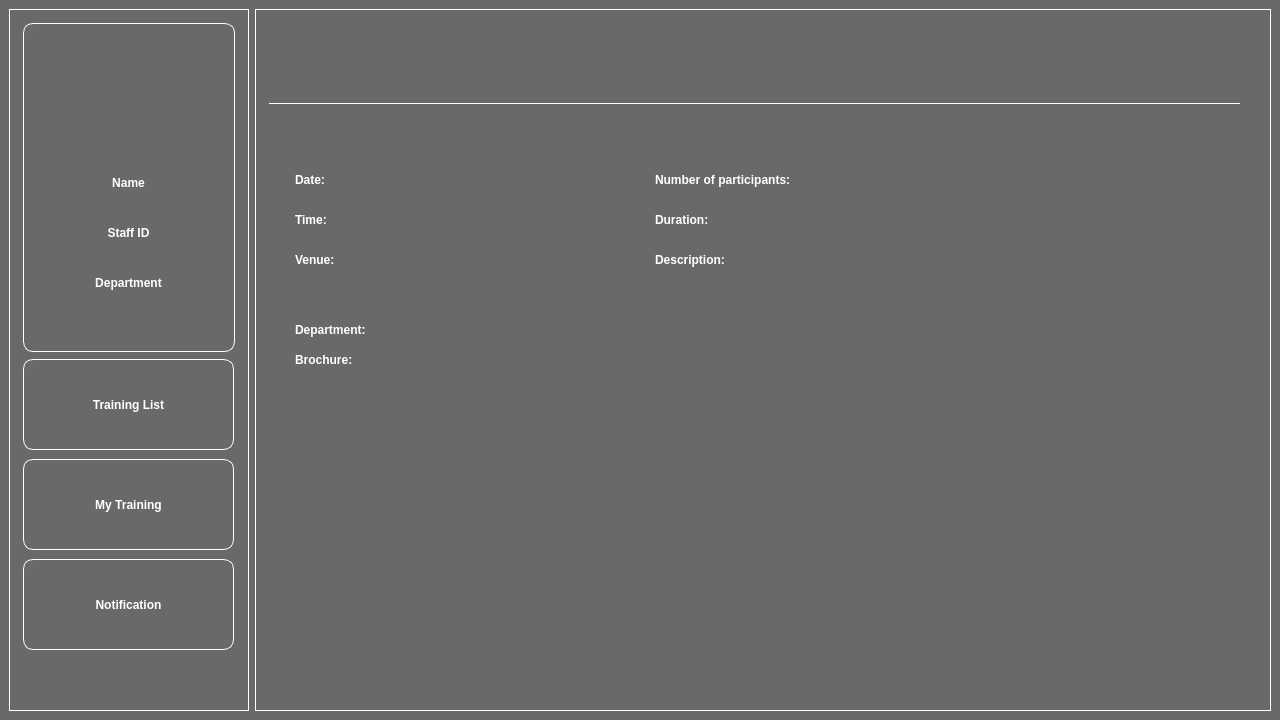
<?xml version="1.0" encoding="UTF-8"?>
<ui version="4.0">
 <class>MainWindow</class>
 <widget class="QMainWindow" name="MainWindow">
  <property name="geometry">
   <rect>
    <x>0</x>
    <y>0</y>
    <width>1280</width>
    <height>720</height>
   </rect>
  </property>
  <property name="minimumSize">
   <size>
    <width>1280</width>
    <height>720</height>
   </size>
  </property>
  <property name="maximumSize">
   <size>
    <width>1280</width>
    <height>720</height>
   </size>
  </property>
  <property name="windowTitle">
   <string>MainWindow</string>
  </property>
  <property name="styleSheet">
   <string notr="true">background-color: #696969;</string>
  </property>
  <widget class="QWidget" name="centralwidget">
   <property name="minimumSize">
    <size>
     <width>1280</width>
     <height>720</height>
    </size>
   </property>
   <property name="maximumSize">
    <size>
     <width>1280</width>
     <height>720</height>
    </size>
   </property>
   <property name="autoFillBackground">
    <bool>false</bool>
   </property>
   <layout class="QHBoxLayout" name="horizontalLayout">
    <item>
     <widget class="QFrame" name="side_frame">
      <property name="minimumSize">
       <size>
        <width>240</width>
        <height>0</height>
       </size>
      </property>
      <property name="maximumSize">
       <size>
        <width>240</width>
        <height>16777215</height>
       </size>
      </property>
      <property name="styleSheet">
       <string notr="true">border: 1px solid white;</string>
      </property>
      <property name="frameShape">
       <enum>QFrame::StyledPanel</enum>
      </property>
      <property name="frameShadow">
       <enum>QFrame::Raised</enum>
      </property>
      <widget class="QFrame" name="profile_frame">
       <property name="geometry">
        <rect>
         <x>14</x>
         <y>14</y>
         <width>212</width>
         <height>329</height>
        </rect>
       </property>
       <property name="styleSheet">
        <string notr="true">border-radius: 10px;</string>
       </property>
       <property name="frameShape">
        <enum>QFrame::StyledPanel</enum>
       </property>
       <property name="frameShadow">
        <enum>QFrame::Raised</enum>
       </property>
       <widget class="QPushButton" name="profile_button">
        <property name="geometry">
         <rect>
          <x>63</x>
          <y>40</y>
          <width>90</width>
          <height>90</height>
         </rect>
        </property>
        <property name="sizePolicy">
         <sizepolicy hsizetype="Minimum" vsizetype="Fixed">
          <horstretch>0</horstretch>
          <verstretch>0</verstretch>
         </sizepolicy>
        </property>
        <property name="minimumSize">
         <size>
          <width>90</width>
          <height>90</height>
         </size>
        </property>
        <property name="maximumSize">
         <size>
          <width>90</width>
          <height>90</height>
         </size>
        </property>
        <property name="styleSheet">
         <string notr="true">border: none;
border-radius: 50%;
</string>
        </property>
        <property name="text">
         <string/>
        </property>
        <property name="icon">
         <iconset>
          <normaloff>profile.png</normaloff>profile.png</iconset>
        </property>
        <property name="iconSize">
         <size>
          <width>90</width>
          <height>90</height>
         </size>
        </property>
       </widget>
       <widget class="QLabel" name="name_label">
        <property name="geometry">
         <rect>
          <x>10</x>
          <y>150</y>
          <width>191</width>
          <height>20</height>
         </rect>
        </property>
        <property name="layoutDirection">
         <enum>Qt::LeftToRight</enum>
        </property>
        <property name="styleSheet">
         <string notr="true">border: none;
color: white;
font-weight: bold;
</string>
        </property>
        <property name="text">
         <string>Name</string>
        </property>
        <property name="alignment">
         <set>Qt::AlignCenter</set>
        </property>
       </widget>
       <widget class="QLabel" name="staff_id_label">
        <property name="geometry">
         <rect>
          <x>10</x>
          <y>200</y>
          <width>191</width>
          <height>20</height>
         </rect>
        </property>
        <property name="styleSheet">
         <string notr="true">border: none;
color: white;
font-weight: bold;</string>
        </property>
        <property name="text">
         <string>Staff ID</string>
        </property>
        <property name="alignment">
         <set>Qt::AlignCenter</set>
        </property>
       </widget>
       <widget class="QLabel" name="department_label">
        <property name="geometry">
         <rect>
          <x>10</x>
          <y>250</y>
          <width>191</width>
          <height>20</height>
         </rect>
        </property>
        <property name="styleSheet">
         <string notr="true">border: none;
color: white;
font-weight: bold;</string>
        </property>
        <property name="text">
         <string>Department</string>
        </property>
        <property name="alignment">
         <set>Qt::AlignCenter</set>
        </property>
       </widget>
       <widget class="QLabel" name="name_db">
        <property name="geometry">
         <rect>
          <x>10</x>
          <y>170</y>
          <width>191</width>
          <height>20</height>
         </rect>
        </property>
        <property name="styleSheet">
         <string notr="true">border: none;
color: white;</string>
        </property>
        <property name="text">
         <string/>
        </property>
        <property name="alignment">
         <set>Qt::AlignCenter</set>
        </property>
       </widget>
       <widget class="QLabel" name="id_db">
        <property name="geometry">
         <rect>
          <x>10</x>
          <y>220</y>
          <width>191</width>
          <height>20</height>
         </rect>
        </property>
        <property name="styleSheet">
         <string notr="true">border: none;
color: white;</string>
        </property>
        <property name="text">
         <string/>
        </property>
        <property name="alignment">
         <set>Qt::AlignCenter</set>
        </property>
       </widget>
       <widget class="QLabel" name="department_db">
        <property name="geometry">
         <rect>
          <x>10</x>
          <y>270</y>
          <width>191</width>
          <height>20</height>
         </rect>
        </property>
        <property name="styleSheet">
         <string notr="true">border: none;
color: white;</string>
        </property>
        <property name="text">
         <string/>
        </property>
        <property name="alignment">
         <set>Qt::AlignCenter</set>
        </property>
       </widget>
      </widget>
      <widget class="QPushButton" name="my_training_button">
       <property name="geometry">
        <rect>
         <x>14</x>
         <y>450</y>
         <width>211</width>
         <height>91</height>
        </rect>
       </property>
       <property name="styleSheet">
        <string notr="true">color: white;
font-weight: bold;
border-radius: 10px;</string>
       </property>
       <property name="text">
        <string>My Training</string>
       </property>
      </widget>
      <widget class="QPushButton" name="list_button">
       <property name="geometry">
        <rect>
         <x>14</x>
         <y>350</y>
         <width>211</width>
         <height>91</height>
        </rect>
       </property>
       <property name="styleSheet">
        <string notr="true">color: white;
font-weight: bold;
border-radius: 10px;</string>
       </property>
       <property name="text">
        <string>Training List</string>
       </property>
      </widget>
      <widget class="QPushButton" name="notification_button">
       <property name="geometry">
        <rect>
         <x>14</x>
         <y>550</y>
         <width>211</width>
         <height>91</height>
        </rect>
       </property>
       <property name="styleSheet">
        <string notr="true">color: white;
font-weight: bold;
border-radius: 10px;</string>
       </property>
       <property name="text">
        <string>Notification</string>
       </property>
      </widget>
      <widget class="QPushButton" name="logout_button">
       <property name="geometry">
        <rect>
         <x>14</x>
         <y>650</y>
         <width>51</width>
         <height>41</height>
        </rect>
       </property>
       <property name="styleSheet">
        <string notr="true">border: none;
border-radius: 50%;</string>
       </property>
       <property name="text">
        <string/>
       </property>
       <property name="icon">
        <iconset>
         <normaloff>logout.png</normaloff>logout.png</iconset>
       </property>
       <property name="iconSize">
        <size>
         <width>45</width>
         <height>45</height>
        </size>
       </property>
      </widget>
      <widget class="QLabel" name="notification_menu_dot">
       <property name="geometry">
        <rect>
         <x>170</x>
         <y>570</y>
         <width>21</width>
         <height>21</height>
        </rect>
       </property>
       <property name="styleSheet">
        <string notr="true">border: none;</string>
       </property>
       <property name="text">
        <string/>
       </property>
       <property name="scaledContents">
        <bool>true</bool>
       </property>
      </widget>
     </widget>
    </item>
    <item>
     <widget class="QFrame" name="main_frame">
      <property name="styleSheet">
       <string notr="true">border: 1px solid white;</string>
      </property>
      <property name="frameShape">
       <enum>QFrame::StyledPanel</enum>
      </property>
      <property name="frameShadow">
       <enum>QFrame::Raised</enum>
      </property>
      <widget class="QLabel" name="header">
       <property name="geometry">
        <rect>
         <x>14</x>
         <y>14</y>
         <width>971</width>
         <height>81</height>
        </rect>
       </property>
       <property name="sizePolicy">
        <sizepolicy hsizetype="Preferred" vsizetype="Preferred">
         <horstretch>0</horstretch>
         <verstretch>0</verstretch>
        </sizepolicy>
       </property>
       <property name="font">
        <font>
         <pointsize>22</pointsize>
         <weight>75</weight>
         <bold>true</bold>
        </font>
       </property>
       <property name="styleSheet">
        <string notr="true">border: none;
border-bottom: 1px solid white;
color: white;
font-weight: bold;
</string>
       </property>
       <property name="text">
        <string/>
       </property>
      </widget>
      <widget class="QLabel" name="brochure_label">
       <property name="geometry">
        <rect>
         <x>40</x>
         <y>340</y>
         <width>91</width>
         <height>21</height>
        </rect>
       </property>
       <property name="font">
        <font>
         <pointsize>9</pointsize>
         <weight>75</weight>
         <bold>true</bold>
         <underline>false</underline>
        </font>
       </property>
       <property name="styleSheet">
        <string notr="true">color: white;
border: none;</string>
       </property>
       <property name="text">
        <string>Brochure:</string>
       </property>
      </widget>
      <widget class="QLabel" name="duration_label">
       <property name="geometry">
        <rect>
         <x>400</x>
         <y>200</y>
         <width>91</width>
         <height>21</height>
        </rect>
       </property>
       <property name="font">
        <font>
         <pointsize>9</pointsize>
         <weight>75</weight>
         <bold>true</bold>
         <underline>false</underline>
        </font>
       </property>
       <property name="styleSheet">
        <string notr="true">color: white;
border: none;</string>
       </property>
       <property name="text">
        <string>Duration:</string>
       </property>
      </widget>
      <widget class="QLabel" name="description_db">
       <property name="geometry">
        <rect>
         <x>540</x>
         <y>240</y>
         <width>411</width>
         <height>351</height>
        </rect>
       </property>
       <property name="font">
        <font>
         <pointsize>9</pointsize>
         <weight>50</weight>
         <bold>false</bold>
         <underline>false</underline>
        </font>
       </property>
       <property name="styleSheet">
        <string notr="true">color: white;
border: none;</string>
       </property>
       <property name="text">
        <string/>
       </property>
       <property name="alignment">
        <set>Qt::AlignLeading|Qt::AlignLeft|Qt::AlignTop</set>
       </property>
       <property name="wordWrap">
        <bool>true</bool>
       </property>
      </widget>
      <widget class="QLabel" name="venue_label">
       <property name="geometry">
        <rect>
         <x>40</x>
         <y>240</y>
         <width>71</width>
         <height>21</height>
        </rect>
       </property>
       <property name="font">
        <font>
         <pointsize>9</pointsize>
         <weight>75</weight>
         <bold>true</bold>
         <underline>false</underline>
        </font>
       </property>
       <property name="styleSheet">
        <string notr="true">color: white;
border: none;</string>
       </property>
       <property name="text">
        <string>Venue:</string>
       </property>
      </widget>
      <widget class="QLabel" name="time_db">
       <property name="geometry">
        <rect>
         <x>110</x>
         <y>200</y>
         <width>51</width>
         <height>21</height>
        </rect>
       </property>
       <property name="font">
        <font>
         <pointsize>9</pointsize>
         <weight>50</weight>
         <bold>false</bold>
         <underline>false</underline>
        </font>
       </property>
       <property name="styleSheet">
        <string notr="true">color: white;
border: none;</string>
       </property>
       <property name="text">
        <string/>
       </property>
      </widget>
      <widget class="QLabel" name="training">
       <property name="geometry">
        <rect>
         <x>40</x>
         <y>110</y>
         <width>171</width>
         <height>41</height>
        </rect>
       </property>
       <property name="font">
        <font>
         <pointsize>11</pointsize>
         <weight>75</weight>
         <bold>true</bold>
         <underline>true</underline>
        </font>
       </property>
       <property name="styleSheet">
        <string notr="true">color: white;
border: none;</string>
       </property>
       <property name="text">
        <string/>
       </property>
      </widget>
      <widget class="QLabel" name="number_participants_db">
       <property name="geometry">
        <rect>
         <x>630</x>
         <y>160</y>
         <width>81</width>
         <height>21</height>
        </rect>
       </property>
       <property name="font">
        <font>
         <pointsize>9</pointsize>
         <weight>50</weight>
         <bold>false</bold>
         <underline>false</underline>
        </font>
       </property>
       <property name="styleSheet">
        <string notr="true">color: white;
border: none;</string>
       </property>
       <property name="text">
        <string/>
       </property>
      </widget>
      <widget class="QLabel" name="time_label">
       <property name="geometry">
        <rect>
         <x>40</x>
         <y>200</y>
         <width>51</width>
         <height>21</height>
        </rect>
       </property>
       <property name="font">
        <font>
         <pointsize>9</pointsize>
         <weight>75</weight>
         <bold>true</bold>
         <underline>false</underline>
        </font>
       </property>
       <property name="styleSheet">
        <string notr="true">color: white;
border: none;</string>
       </property>
       <property name="text">
        <string>Time:</string>
       </property>
      </widget>
      <widget class="QLabel" name="department_label_2">
       <property name="geometry">
        <rect>
         <x>40</x>
         <y>310</y>
         <width>121</width>
         <height>21</height>
        </rect>
       </property>
       <property name="font">
        <font>
         <pointsize>9</pointsize>
         <weight>75</weight>
         <bold>true</bold>
         <underline>false</underline>
        </font>
       </property>
       <property name="styleSheet">
        <string notr="true">color: white;
border: none;</string>
       </property>
       <property name="text">
        <string>Department:</string>
       </property>
      </widget>
      <widget class="QLabel" name="venue_db">
       <property name="geometry">
        <rect>
         <x>120</x>
         <y>240</y>
         <width>251</width>
         <height>51</height>
        </rect>
       </property>
       <property name="font">
        <font>
         <pointsize>9</pointsize>
         <weight>50</weight>
         <bold>false</bold>
         <underline>false</underline>
        </font>
       </property>
       <property name="styleSheet">
        <string notr="true">color: white;
border: none;</string>
       </property>
       <property name="text">
        <string/>
       </property>
       <property name="alignment">
        <set>Qt::AlignLeading|Qt::AlignLeft|Qt::AlignTop</set>
       </property>
       <property name="wordWrap">
        <bool>true</bool>
       </property>
      </widget>
      <widget class="QLabel" name="department_db_2">
       <property name="geometry">
        <rect>
         <x>170</x>
         <y>310</y>
         <width>201</width>
         <height>21</height>
        </rect>
       </property>
       <property name="font">
        <font>
         <pointsize>9</pointsize>
         <weight>50</weight>
         <bold>false</bold>
         <underline>false</underline>
        </font>
       </property>
       <property name="styleSheet">
        <string notr="true">color: white;
border: none;</string>
       </property>
       <property name="text">
        <string/>
       </property>
      </widget>
      <widget class="QLabel" name="date_label">
       <property name="geometry">
        <rect>
         <x>40</x>
         <y>160</y>
         <width>51</width>
         <height>21</height>
        </rect>
       </property>
       <property name="font">
        <font>
         <pointsize>9</pointsize>
         <weight>75</weight>
         <bold>true</bold>
         <underline>false</underline>
        </font>
       </property>
       <property name="styleSheet">
        <string notr="true">color: white;
border: none;</string>
       </property>
       <property name="text">
        <string>Date:</string>
       </property>
      </widget>
      <widget class="QLabel" name="date_db">
       <property name="geometry">
        <rect>
         <x>100</x>
         <y>160</y>
         <width>151</width>
         <height>21</height>
        </rect>
       </property>
       <property name="font">
        <font>
         <pointsize>9</pointsize>
         <weight>50</weight>
         <bold>false</bold>
         <underline>false</underline>
        </font>
       </property>
       <property name="styleSheet">
        <string notr="true">color: white;
border: none;</string>
       </property>
       <property name="text">
        <string/>
       </property>
      </widget>
      <widget class="QPushButton" name="brochure_button">
       <property name="geometry">
        <rect>
         <x>40</x>
         <y>370</y>
         <width>451</width>
         <height>291</height>
        </rect>
       </property>
       <property name="styleSheet">
        <string notr="true">border: none;</string>
       </property>
       <property name="text">
        <string/>
       </property>
       <property name="iconSize">
        <size>
         <width>430</width>
         <height>400</height>
        </size>
       </property>
      </widget>
      <widget class="QLabel" name="number_participants_label">
       <property name="geometry">
        <rect>
         <x>400</x>
         <y>160</y>
         <width>221</width>
         <height>21</height>
        </rect>
       </property>
       <property name="font">
        <font>
         <pointsize>9</pointsize>
         <weight>75</weight>
         <bold>true</bold>
         <underline>false</underline>
        </font>
       </property>
       <property name="styleSheet">
        <string notr="true">color: white;
border: none;</string>
       </property>
       <property name="text">
        <string>Number of participants:</string>
       </property>
      </widget>
      <widget class="QLabel" name="description_label">
       <property name="geometry">
        <rect>
         <x>400</x>
         <y>240</y>
         <width>111</width>
         <height>21</height>
        </rect>
       </property>
       <property name="font">
        <font>
         <pointsize>9</pointsize>
         <weight>75</weight>
         <bold>true</bold>
         <underline>false</underline>
        </font>
       </property>
       <property name="styleSheet">
        <string notr="true">color: white;
border: none;</string>
       </property>
       <property name="text">
        <string>Description:</string>
       </property>
      </widget>
      <widget class="QLabel" name="duration_db">
       <property name="geometry">
        <rect>
         <x>500</x>
         <y>200</y>
         <width>71</width>
         <height>21</height>
        </rect>
       </property>
       <property name="font">
        <font>
         <pointsize>9</pointsize>
         <weight>50</weight>
         <bold>false</bold>
         <underline>false</underline>
        </font>
       </property>
       <property name="styleSheet">
        <string notr="true">color: white;
border: none;</string>
       </property>
       <property name="text">
        <string/>
       </property>
      </widget>
     </widget>
    </item>
   </layout>
  </widget>
 </widget>
 <resources/>
 <connections/>
</ui>
